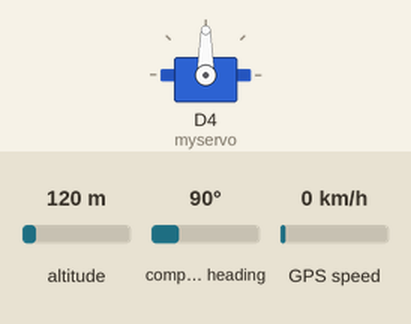
A sketch run on a simulated ESP8266 (NodeMCU). On the bench: servo. The inputs (shaded band) are chosen by the test bench; at power-on: altitude 120 m, compass heading 90°, GPS speed 0 km/h. WiFi joins after 1.5 s; servers stay silent unless stated; the GPS gets a fix after 3 s at 37.7749, -122.4194 with 8 satellites; the Firebase database answers and starts empty; what the sketch prints to the serial monitor is not drawn.

Above: at 0.1 s.
At 2.6 s:
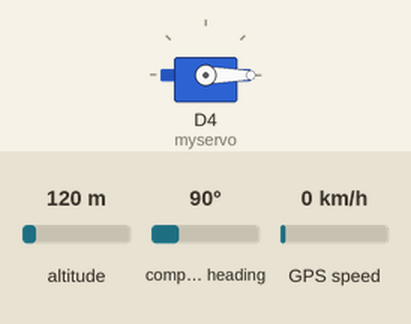
Timing chart, 0 to 4.1 s (numbered marks = the images above):
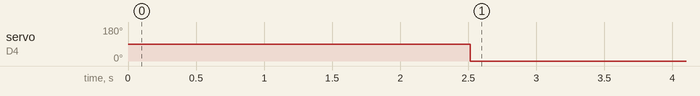

Measured:
- by itself, servo on D4 (myservo): 90° → 0° at 2.5 s

The sketch:

C_digo_Controlador.ino
```cpp
/*
   Note: The latest JSON library might not work with the code.
   So you may need to downgrade the library to version v5.13.5

   Created by TAUSEEF AHMED

   YouTube: https://www.youtube.com/channel/UCOXYfOHgu-C-UfGyDcu5sYw/
   Github: https://github.com/ahmadlogs/

*/

//-----------------------------------------------------------------------------------
//FirebaseESP8266.h must be included before ESP8266WiFi.h
#include <FirebaseESP8266.h>  //https://github.com/mobizt/Firebase-ESP8266
#include <ESP8266WiFi.h>
#include <SoftwareSerial.h>
#include <TinyGPS++.h> //https://github.com/mikalhart/TinyGPSPlus
#include <Servo.h>
//Install ArduinoJson Library
//Note: The latest JSON library might not work with the code.
//So you may need to downgrade the library to version v5.13.5
//-----------------------------------------------------------------------------------

//-----------------------------------------------------------------------------------
//definição do host e da key para acesso ao banco de dados
#define FIREBASE_HOST "https://anti-furto-de4a9-default-rtdb.firebaseio.com/"
#define FIREBASE_AUTH "9DVtXOpVu9LMrwUR02IJewsL5i9Hm9PEmGuwrpNi"
// Definição das credenciais de acesso ao wifi (Deve ser alterada caso seja desejado conectar em outra rede)
#define WIFI_SSID "Mono-net"
#define WIFI_PASSWORD "Bike_CE289"
//-----------------------------------------------------------------------------------

Servo myservo; // Definição do servo
int DistanciaTotal;
//-----------------------------------------------------------------------------------
//Define FirebaseESP8266 data object
FirebaseData firebaseData;

FirebaseJson json;
//-----------------------------------------------------------------------------------

//-----------------------------------------------------------------------------------
//GPS Module RX pin to NodeMCU D1
//GPS Module TX pin to NodeMCU D2
const int RXPin = 4, TXPin = 5;
SoftwareSerial neo6m(RXPin, TXPin); //pinos do GPS
TinyGPSPlus gps;
//-----------------------------------------------------------------------------------
bool furtada = false;
//MMMMMMMMMMMMMMMMMMMMMMMMMMMMMMMMMMMMMMMMMMMMMMMMMMMMMMMMMMMMMMMMMMMMMMMMMMMMMMMMMM
void setup() //setup do projeto (inicialização das portas seriais, da conexão com o wifi e com o Firebase)
{
  myservo.attach(D4);
  Serial.begin(9600);

  neo6m.begin(9600);

  wifiConnect();

  Serial.println("Connecting Firebase.....");
  Firebase.begin(FIREBASE_HOST, FIREBASE_AUTH);
  Firebase.reconnectWiFi(true);
  Serial.println("Firebase OK.");

}
//MMMMMMMMMMMMMMMMMMMMMMMMMMMMMMMMMMMMMMMMMMMMMMMMMMMMMMMMMMMMMMMMMMMMMMMMMMMMMMMMMM


//MMMMMMMMMMMMMMMMMMMMMMMMMMMMMMMMMMMMMMMMMMMMMMMMMMMMMMMMMMMMMMMMMMMMMMMMMMMMMMMMMM
void loop() { // loop do código

  smartdelay_gps(1000);

  if(!furtada){ // se a bicicleta não estiver furtada, voltar o servo para a posição de relaxamento do barbante
    myservo.write(0);
  }


  if(gps.location.isValid()) // quando as informações do gps forem válidas (satélites forem identificados)
  {
    float latitude = gps.location.lat();
    float longitude = gps.location.lng();
    float velocidade = gps.speed.kmph();
    //-------------------------------------------------------------
    //Send to Serial Monitor for Debugging
    Serial.print("LAT:  ");
    Serial.println(latitude);  // float to x decimal places
    Serial.print("LONG: ");
    Serial.println(longitude);
    //-------------------------------------------------------------

    //-------------------------------------------------------------
    if(Firebase.setFloat(firebaseData, "/GPS/f_latitude", latitude)) //envia os dados de latitude
      {print_ok();}
    else
      {print_fail();}
    //-------------------------------------------------------------
    if(Firebase.setFloat(firebaseData, "/GPS/f_longitude", longitude)) //envia os dados de longitude
      {print_ok();}
    else
      {print_fail();}
     if(Firebase.setFloat(firebaseData, "/GPS/velocidade", velocidade)) // envia os dados de velocidade
      {print_ok();}
    else
      {print_fail();}
   //-------------------------------------------------------------
  }
  else
  {
    Serial.println("No valid GPS data found.");
  }
  if(Firebase.getInt(firebaseData, "/GPS/distanciaTotal")){ //Recebe os dados da distancia do Banco de Dados


      if(firebaseData.dataTypeEnum() == fb_esp_rtdb_data_type_integer){
        Serial.println(firebaseData.to<int>());

        DistanciaTotal = firebaseData.to<int>();
        if(Firebase.getFloat(firebaseData,"GPS/velocidade")){ // Recebe os dados de velocidade

        if(DistanciaTotal > 30 && firebaseData.to<float>() > 4){ // caso a distância for maior que 30 metros e a velocidade maior que 4km/h
          myservo.write(180); //fechar o servo
          furtada = true; // bike furtada!!!
        }
        else{
          furtada = false;
        }
        }
      }
      else{
        Serial.println(firebaseData.errorReason());
      }
      }
    else
      {print_fail();}


  delay(1000);
}
//MMMMMMMMMMMMMMMMMMMMMMMMMMMMMMMMMMMMMMMMMMMMMMMMMMMMMMMMMMMMMMMMMMMMMMMMMMMMMMMMMM


//MMMMMMMMMMMMMMMMMMMMMMMMMMMMMMMMMMMMMMMMMMMMMMMMMMMMMMMMMMMMMMMMMMMMMMMMMMMMMMMMMM
static void smartdelay_gps(unsigned long ms)
{
  unsigned long start = millis();
  do
  {
    while (neo6m.available())
      gps.encode(neo6m.read());
  } while (millis() - start < ms);
}
//MMMMMMMMMMMMMMMMMMMMMMMMMMMMMMMMMMMMMMMMMMMMMMMMMMMMMMMMMMMMMMMMMMMMMMMMMMMMMMMMMM


//MMMMMMMMMMMMMMMMMMMMMMMMMMMMMMMMMMMMMMMMMMMMMMMMMMMMMMMMMMMMMMMMMMMMMMMMMMMMMMMMMM
void wifiConnect() // Conexão com o Wifi
{
  WiFi.begin(WIFI_SSID, WIFI_PASSWORD);
  Serial.print("Connecting to Wi-Fi");
  while (WiFi.status() != WL_CONNECTED)
  {
    Serial.print(".");
    delay(300);
  }
  Serial.println();
  Serial.print("Connected with IP: ");
  Serial.println(WiFi.localIP());
  Serial.println();
}
//MMMMMMMMMMMMMMMMMMMMMMMMMMMMMMMMMMMMMMMMMMMMMMMMMMMMMMMMMMMMMMMMMMMMMMMMMMMMMMMMMM


//MMMMMMMMMMMMMMMMMMMMMMMMMMMMMMMMMMMMMMMMMMMMMMMMMMMMMMMMMMMMMMMMMMMMMMMMMMMMMMMMMM
void print_ok()
{
    Serial.println("------------------------------------");
    Serial.println("OK");
    Serial.println("PATH: " + firebaseData.dataPath());
    Serial.println("TYPE: " + firebaseData.dataType());
    Serial.println("ETag: " + firebaseData.ETag());
    Serial.println("------------------------------------");
    Serial.println();
}
//MMMMMMMMMMMMMMMMMMMMMMMMMMMMMMMMMMMMMMMMMMMMMMMMMMMMMMMMMMMMMMMMMMMMMMMMMMMMMMMMMM


//MMMMMMMMMMMMMMMMMMMMMMMMMMMMMMMMMMMMMMMMMMMMMMMMMMMMMMMMMMMMMMMMMMMMMMMMMMMMMMMMMM
void print_fail()
{
    Serial.println("------------------------------------");
    Serial.println("FAILED");
    Serial.println("REASON: " + firebaseData.errorReason());
    Serial.println("------------------------------------");
    Serial.println();
}
//MMMMMMMMMMMMMMMMMMMMMMMMMMMMMMMMMMMMMMMMMMMMMMMMMMMMMMMMMMMMMMMMMMMMMMMMMMMMMMMMMM

void firebaseReconnect()
{
  Serial.println("Trying to reconnect");
  Firebase.begin(FIREBASE_HOST, FIREBASE_AUTH);
}
```
